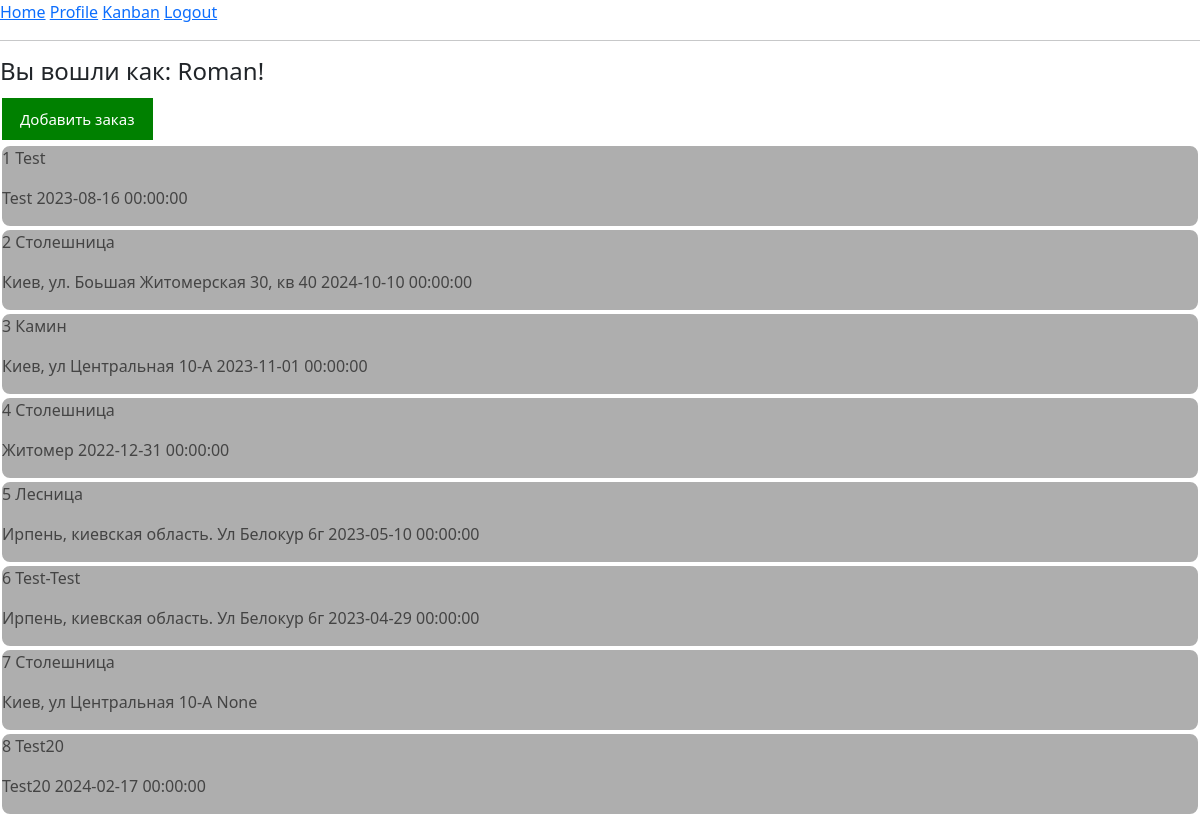
Before: /index (signed in) with the older database file.
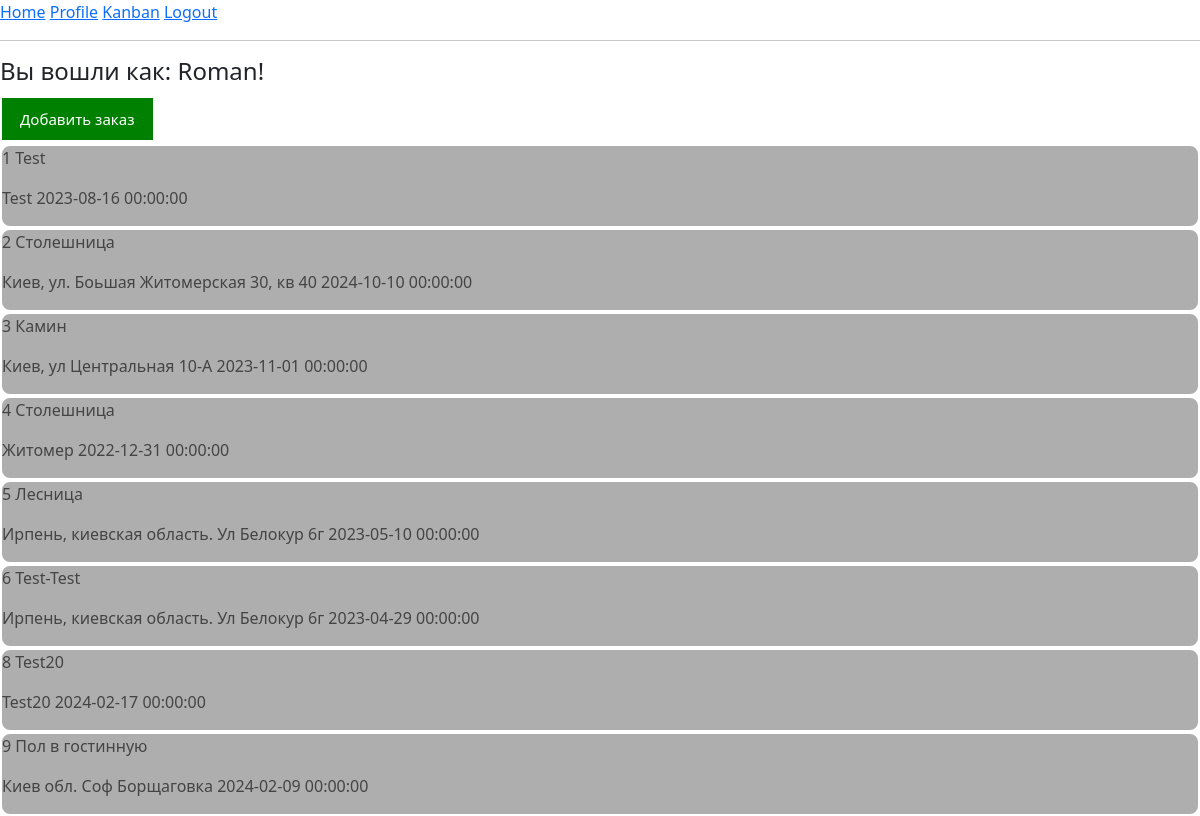
After: the same page with the newer database file.
### app/models.py (models this page shows, shortened)
class User(UserMixin, db.Model):
    id = db.Column(db.Integer, primary_key=True)
    first_name = db.Column(db.String(150), index=True)
    last_name = db.Column(db.String(150), index=True)
    phone = db.Column(db.String(120), index=True, unique=True)
    username = db.Column(db.String(64), index=True, unique=True)
    password_hash = db.Column(db.String(128))
    specialization_id = db.Column(db.Integer, db.ForeignKey('specialization.id'), nullable = False)
    posts = db.relationship('Post', backref='author', lazy='dynamic')
    followed = db.relationship(
        'User', secondary=followers,
        primaryjoin=(followers.c.follower_id == id),
        secondaryjoin=(followers.c.followed_id == id),
        backref=db.backref('followers', lazy='dynamic'), lazy='dynamic')

class OrderClient (db.Model):
    id = db.Column(db.Integer, primary_key=True)
    title_order = db.Column(db.String(300))
    title_stone = db.Column(db.String(300))
    object_description = db.Column(db.String(2000))
    address = db.Column(db.String(5000)) # address of project
    deadline = db.Column(db.DateTime, nullable=False) # when do we need to finish the project
    measurements = db.Column(db.Boolean, default=False, nullable=False) # choice - Fals/True, do we need measures
    project_drawing = db.Column(db.Boolean, default=False, nullable=False) # choice - Fals/True, do we need project drawing
    control = db.Column(db.Boolean, default=False, nullable=False)
    clients_id = db.Column(db.Integer, db.ForeignKey('clients.id'), nullable=False) # relationship to table "clients" meny to one
    def __repr__(self):
        return f'Заказ №: {self.id} {self.title_order}, {self.address}, Конечная дата: {self.deadline}'

### app/routes.py (the view)
@app.route('/')
@app.route('/index')
@login_required
def index():
    client_order= OrderClient.query.all()
    return render_template('index.html', title='Главная', client_order=client_order)

### app/models.py (called while the page is built)
@login.user_loader
def load_user(id):
    return User.query.get(int(id))

### app/templates/index.html (shortened to what this page needs)
{% extends "base.html" %}
{% block content %}
 <h4> Вы вошли как: {{ current_user.first_name }}!</h4>
<form action="{{ url_for('add_order') }}" method="get" target="_blank">
    <button type="submit" class="button"> Добавить заказ </button>
</form>
{% for order in client_order %}
<button class="accordion" id="rcorners2">
    <p> {{ order.id }} {{ order.title_order }} </p>
    <p>{{ order.address }} {{ order.deadline }}</p>
</button>
{% endfor %}
{% endblock %}

### app/templates/base.html (shortened to what this page needs)
<!doctype html>
<html>
<link href="https://cdn.jsdelivr.net/npm/bootstrap@5.2.3/dist/css/bootstrap.min.css" rel="stylesheet">
    <head>
    </head>
    <body>
        <div>
            <a href="{{ url_for('index') }}">Home</a>
            {% if current_user.is_anonymous %}
            <a href="{{ url_for('login') }}">Login</a>
            {% else %}
            <a href="{{ url_for('user', username=current_user.username) }}">Profile</a>
            <a href="{{ url_for('kanban') }}">Kanban</a>
            <a href="{{ url_for('logout') }}">Logout</a>
            {% endif %}
        </div>
        <hr>
        {% block content %}{% endblock %}
    </body>
</html>

### app/templates/index.html (style rules this page uses)
.button { background-color: green; border: none; color: white; padding: 10px 18px; text-align: center; text-decoration: none; display: inline-block; font-size: 15px; margin: 4px 2px; cursor: pointer; }
.accordion { background-color: #eee; color: #444; cursor: pointer; padding: 10px; width: 100%; text-align: left; border: none; outline: none; transition: 0.4s; }
.accordion:after { content: '\02795'; font-size: 0px; color: #777; float: right; margin-left: 5px; }
#rcorners2 { border-radius: 10px; border: 2px solid white; background: #AEAEAE; padding: 0px; width: 100%; height: auto; }

Changed rows visible on the page:
removed OrderClient: id "7", title_order "Столешница", address "Киев, ул Центральная 10-А", deadline "None"
added OrderClient: id "9", title_order "Пол в гостинную", address "Киев обл. Соф Борщаговка", deadline "2024-02-09 00:00:00"
